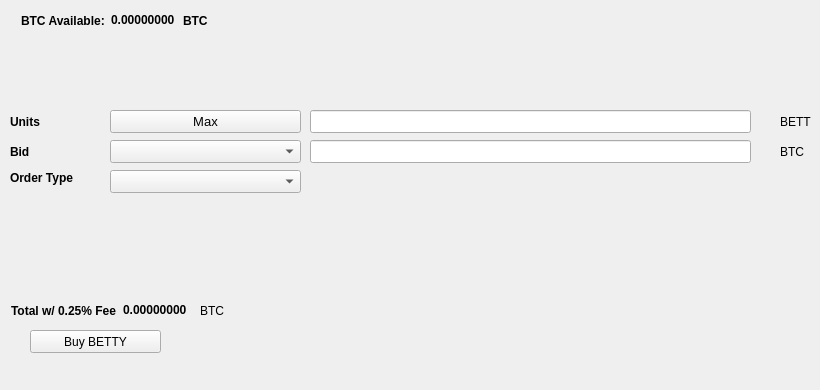
   <widget class="QWidget" name="BuyTab">
    <attribute name="title">
     <string>Buy</string>
    </attribute>
    <widget class="QPushButton" name="BuyBETTY">
     <property name="geometry">
      <rect>
       <x>30</x>
       <y>330</y>
       <width>131</width>
       <height>23</height>
      </rect>
     </property>
     <property name="text">
      <string>Buy BETTY</string>
     </property>
     <property name="icon">
      <iconset resource="../pivx.qrc">
       <normaloff>:/icons/bitcoin</normaloff>:/icons/bitcoin</iconset>
     </property>
    </widget>
    <widget class="QLabel" name="label_3">
     <property name="geometry">
      <rect>
       <x>10</x>
       <y>110</y>
       <width>46</width>
       <height>23</height>
      </rect>
     </property>
     <property name="font">
      <font>
       <weight>75</weight>
       <bold>true</bold>
      </font>
     </property>
     <property name="text">
      <string>Units</string>
     </property>
    </widget>
    <widget class="QLineEdit" name="UnitsInput">
     <property name="geometry">
      <rect>
       <x>310</x>
       <y>110</y>
       <width>441</width>
       <height>23</height>
      </rect>
     </property>
     <property name="font">
      <font>
       <pointsize>9</pointsize>
       <weight>75</weight>
       <bold>true</bold>
      </font>
     </property>
    </widget>
    <widget class="QLineEdit" name="BuyBidPriceEdit">
     <property name="geometry">
      <rect>
       <x>310</x>
       <y>140</y>
       <width>441</width>
       <height>23</height>
      </rect>
     </property>
     <property name="font">
      <font>
       <pointsize>9</pointsize>
       <weight>75</weight>
       <bold>true</bold>
      </font>
     </property>
    </widget>
    <widget class="QLabel" name="label_4">
     <property name="geometry">
      <rect>
       <x>780</x>
       <y>110</y>
       <width>31</width>
       <height>23</height>
      </rect>
     </property>
     <property name="text">
      <string>BETTY</string>
     </property>
    </widget>
    <widget class="QLabel" name="label_5">
     <property name="geometry">
      <rect>
       <x>780</x>
       <y>140</y>
       <width>31</width>
       <height>23</height>
      </rect>
     </property>
     <property name="text">
      <string>BTC</string>
     </property>
    </widget>
    <widget class="QLabel" name="label_6">
     <property name="geometry">
      <rect>
       <x>10</x>
       <y>140</y>
       <width>46</width>
       <height>23</height>
      </rect>
     </property>
     <property name="font">
      <font>
       <weight>75</weight>
       <bold>true</bold>
      </font>
     </property>
     <property name="text">
      <string>Bid</string>
     </property>
    </widget>
    <widget class="QLabel" name="label_7">
     <property name="geometry">
      <rect>
       <x>10</x>
       <y>170</y>
       <width>91</width>
       <height>16</height>
      </rect>
     </property>
     <property name="font">
      <font>
       <weight>75</weight>
       <bold>true</bold>
      </font>
     </property>
     <property name="text">
      <string>Order Type</string>
     </property>
    </widget>
    <widget class="QPushButton" name="Buy_Max_Amount">
     <property name="geometry">
      <rect>
       <x>110</x>
       <y>110</y>
       <width>191</width>
       <height>23</height>
      </rect>
     </property>
     <property name="font">
      <font>
       <pointsize>10</pointsize>
      </font>
     </property>
     <property name="text">
      <string>Max</string>
     </property>
    </widget>
    <widget class="QComboBox" name="BuyBidcomboBox">
     <property name="geometry">
      <rect>
       <x>110</x>
       <y>140</y>
       <width>191</width>
       <height>23</height>
      </rect>
     </property>
     <property name="font">
      <font>
       <pointsize>10</pointsize>
      </font>
     </property>
    </widget>
    <widget class="QComboBox" name="buyOrdertypeCombo">
     <property name="geometry">
      <rect>
       <x>110</x>
       <y>170</y>
       <width>191</width>
       <height>23</height>
      </rect>
     </property>
     <property name="font">
      <font>
       <pointsize>10</pointsize>
      </font>
     </property>
    </widget>
    <widget class="QWidget" name="layoutWidget1">
     <property name="geometry">
      <rect>
       <x>21</x>
       <y>11</y>
       <width>227</width>
       <height>19</height>
      </rect>
     </property>
     <layout class="QHBoxLayout" name="horizontalLayout_3">
      <item>
       <widget class="QLabel" name="label232">
        <property name="font">
         <font>
          <weight>75</weight>
          <bold>true</bold>
         </font>
        </property>
        <property name="text">
         <string>BTC Available:</string>
        </property>
       </widget>
      </item>
      <item>
       <widget class="QLabel" name="BtcAvailableLbl">
        <property name="palette">
         <palette>
          <active>
           <colorrole role="WindowText">
            <brush brushstyle="SolidPattern">
             <color alpha="255">
              <red>0</red>
              <green>0</green>
              <blue>0</blue>
             </color>
            </brush>
           </colorrole>
           <colorrole role="Button">
            <brush brushstyle="SolidPattern">
             <color alpha="255">
              <red>0</red>
              <green>170</green>
              <blue>0</blue>
             </color>
            </brush>
           </colorrole>
           <colorrole role="Light">
            <brush brushstyle="SolidPattern">
             <color alpha="255">
              <red>0</red>
              <green>255</green>
              <blue>0</blue>
             </color>
            </brush>
           </colorrole>
           <colorrole role="Midlight">
            <brush brushstyle="SolidPattern">
             <color alpha="255">
              <red>0</red>
              <green>212</green>
              <blue>0</blue>
             </color>
            </brush>
           </colorrole>
           <colorrole role="Dark">
            <brush brushstyle="SolidPattern">
             <color alpha="255">
              <red>0</red>
              <green>85</green>
              <blue>0</blue>
             </color>
            </brush>
           </colorrole>
           <colorrole role="Mid">
            <brush brushstyle="SolidPattern">
             <color alpha="255">
              <red>0</red>
              <green>113</green>
              <blue>0</blue>
             </color>
            </brush>
           </colorrole>
           <colorrole role="Text">
            <brush brushstyle="SolidPattern">
             <color alpha="255">
              <red>0</red>
              <green>170</green>
              <blue>0</blue>
             </color>
            </brush>
           </colorrole>
           <colorrole role="BrightText">
            <brush brushstyle="SolidPattern">
             <color alpha="255">
              <red>255</red>
              <green>255</green>
              <blue>255</blue>
             </color>
            </brush>
           </colorrole>
           <colorrole role="ButtonText">
            <brush brushstyle="SolidPattern">
             <color alpha="255">
              <red>0</red>
              <green>0</green>
              <blue>0</blue>
             </color>
            </brush>
           </colorrole>
           <colorrole role="Base">
            <brush brushstyle="SolidPattern">
             <color alpha="255">
              <red>255</red>
              <green>255</green>
              <blue>255</blue>
             </color>
            </brush>
           </colorrole>
           <colorrole role="Window">
            <brush brushstyle="SolidPattern">
             <color alpha="255">
              <red>0</red>
              <green>170</green>
              <blue>0</blue>
             </color>
            </brush>
           </colorrole>
           <colorrole role="Shadow">
            <brush brushstyle="SolidPattern">
             <color alpha="255">
              <red>0</red>
              <green>0</green>
              <blue>0</blue>
             </color>
            </brush>
           </colorrole>
           <colorrole role="AlternateBase">
            <brush brushstyle="SolidPattern">
             <color alpha="255">
              <red>127</red>
              <green>212</green>
              <blue>127</blue>
             </color>
            </brush>
           </colorrole>
           <colorrole role="ToolTipBase">
            <brush brushstyle="SolidPattern">
             <color alpha="255">
              <red>255</red>
              <green>255</green>
              <blue>220</blue>
             </color>
            </brush>
           </colorrole>
           <colorrole role="ToolTipText">
            <brush brushstyle="SolidPattern">
             <color alpha="255">
              <red>0</red>
              <green>0</green>
              <blue>0</blue>
             </color>
            </brush>
           </colorrole>
          </active>
          <inactive>
           <colorrole role="WindowText">
            <brush brushstyle="SolidPattern">
             <color alpha="255">
              <red>0</red>
              <green>0</green>
              <blue>0</blue>
             </color>
            </brush>
           </colorrole>
           <colorrole role="Button">
            <brush brushstyle="SolidPattern">
             <color alpha="255">
              <red>0</red>
              <green>170</green>
              <blue>0</blue>
             </color>
            </brush>
           </colorrole>
           <colorrole role="Light">
            <brush brushstyle="SolidPattern">
             <color alpha="255">
              <red>0</red>
              <green>255</green>
              <blue>0</blue>
             </color>
            </brush>
           </colorrole>
           <colorrole role="Midlight">
            <brush brushstyle="SolidPattern">
             <color alpha="255">
              <red>0</red>
              <green>212</green>
              <blue>0</blue>
             </color>
            </brush>
           </colorrole>
           <colorrole role="Dark">
            <brush brushstyle="SolidPattern">
             <color alpha="255">
              <red>0</red>
              <green>85</green>
              <blue>0</blue>
             </color>
            </brush>
           </colorrole>
           <colorrole role="Mid">
            <brush brushstyle="SolidPattern">
             <color alpha="255">
              <red>0</red>
              <green>113</green>
              <blue>0</blue>
             </color>
            </brush>
           </colorrole>
           <colorrole role="Text">
            <brush brushstyle="SolidPattern">
             <color alpha="255">
              <red>0</red>
              <green>170</green>
              <blue>0</blue>
             </color>
            </brush>
           </colorrole>
           <colorrole role="BrightText">
            <brush brushstyle="SolidPattern">
             <color alpha="255">
              <red>255</red>
              <green>255</green>
              <blue>255</blue>
             </color>
            </brush>
           </colorrole>
           <colorrole role="ButtonText">
            <brush brushstyle="SolidPattern">
             <color alpha="255">
              <red>0</red>
              <green>0</green>
              <blue>0</blue>
             </color>
            </brush>
           </colorrole>
           <colorrole role="Base">
            <brush brushstyle="SolidPattern">
             <color alpha="255">
              <red>255</red>
              <green>255</green>
              <blue>255</blue>
             </color>
            </brush>
           </colorrole>
           <colorrole role="Window">
            <brush brushstyle="SolidPattern">
             <color alpha="255">
              <red>0</red>
              <green>170</green>
              <blue>0</blue>
             </color>
            </brush>
           </colorrole>
           <colorrole role="Shadow">
            <brush brushstyle="SolidPattern">
             <color alpha="255">
              <red>0</red>
              <green>0</green>
              <blue>0</blue>
             </color>
            </brush>
           </colorrole>
           <colorrole role="AlternateBase">
            <brush brushstyle="SolidPattern">
             <color alpha="255">
              <red>127</red>
              <green>212</green>
              <blue>127</blue>
             </color>
            </brush>
           </colorrole>
           <colorrole role="ToolTipBase">
            <brush brushstyle="SolidPattern">
             <color alpha="255">
              <red>255</red>
              <green>255</green>
              <blue>220</blue>
             </color>
            </brush>
           </colorrole>
           <colorrole role="ToolTipText">
            <brush brushstyle="SolidPattern">
             <color alpha="255">
              <red>0</red>
              <green>0</green>
              <blue>0</blue>
             </color>
            </brush>
           </colorrole>
          </inactive>
          <disabled>
           <colorrole role="WindowText">
            <brush brushstyle="SolidPattern">
             <color alpha="255">
              <red>0</red>
              <green>85</green>
              <blue>0</blue>
             </color>
            </brush>
           </colorrole>
           <colorrole role="Button">
            <brush brushstyle="SolidPattern">
             <color alpha="255">
              <red>0</red>
              <green>170</green>
              <blue>0</blue>
             </color>
            </brush>
           </colorrole>
           <colorrole role="Light">
            <brush brushstyle="SolidPattern">
             <color alpha="255">
              <red>0</red>
              <green>255</green>
              <blue>0</blue>
             </color>
            </brush>
           </colorrole>
           <colorrole role="Midlight">
            <brush brushstyle="SolidPattern">
             <color alpha="255">
              <red>0</red>
              <green>212</green>
              <blue>0</blue>
             </color>
            </brush>
           </colorrole>
           <colorrole role="Dark">
            <brush brushstyle="SolidPattern">
             <color alpha="255">
              <red>0</red>
              <green>85</green>
              <blue>0</blue>
             </color>
            </brush>
           </colorrole>
           <colorrole role="Mid">
            <brush brushstyle="SolidPattern">
             <color alpha="255">
              <red>0</red>
              <green>113</green>
              <blue>0</blue>
             </color>
            </brush>
           </colorrole>
           <colorrole role="Text">
            <brush brushstyle="SolidPattern">
             <color alpha="255">
              <red>0</red>
              <green>85</green>
              <blue>0</blue>
             </color>
            </brush>
           </colorrole>
           <colorrole role="BrightText">
            <brush brushstyle="SolidPattern">
             <color alpha="255">
              <red>255</red>
              <green>255</green>
              <blue>255</blue>
             </color>
            </brush>
           </colorrole>
           <colorrole role="ButtonText">
            <brush brushstyle="SolidPattern">
             <color alpha="255">
              <red>0</red>
              <green>85</green>
              <blue>0</blue>
             </color>
            </brush>
           </colorrole>
           <colorrole role="Base">
            <brush brushstyle="SolidPattern">
             <color alpha="255">
              <red>0</red>
              <green>170</green>
              <blue>0</blue>
             </color>
            </brush>
           </colorrole>
           <colorrole role="Window">
            <brush brushstyle="SolidPattern">
             <color alpha="255">
              <red>0</red>
              <green>170</green>
              <blue>0</blue>
             </color>
            </brush>
           </colorrole>
           <colorrole role="Shadow">
            <brush brushstyle="SolidPattern">
             <color alpha="255">
              <red>0</red>
              <green>0</green>
              <blue>0</blue>
             </color>
            </brush>
           </colorrole>
           <colorrole role="AlternateBase">
            <brush brushstyle="SolidPattern">
             <color alpha="255">
              <red>0</red>
              <green>170</green>
              <blue>0</blue>
             </color>
            </brush>
           </colorrole>
           <colorrole role="ToolTipBase">
            <brush brushstyle="SolidPattern">
             <color alpha="255">
              <red>255</red>
              <green>255</green>
              <blue>220</blue>
             </color>
            </brush>
           </colorrole>
           <colorrole role="ToolTipText">
            <brush brushstyle="SolidPattern">
             <color alpha="255">
              <red>0</red>
              <green>0</green>
              <blue>0</blue>
             </color>
            </brush>
           </colorrole>
          </disabled>
         </palette>
        </property>
        <property name="font">
         <font>
          <weight>75</weight>
          <bold>true</bold>
         </font>
        </property>
        <property name="text">
         <string>0.00000000</string>
        </property>
        <property name="textInteractionFlags">
         <set>Qt::LinksAccessibleByMouse|Qt::TextSelectableByKeyboard|Qt::TextSelectableByMouse</set>
        </property>
       </widget>
      </item>
      <item>
       <widget class="QLabel" name="BtcAvailableLbl_2">
        <property name="font">
         <font>
          <weight>75</weight>
          <bold>true</bold>
         </font>
        </property>
        <property name="text">
         <string>BTC</string>
        </property>
       </widget>
      </item>
     </layout>
    </widget>
    <widget class="QWidget" name="layoutWidge2">
     <property name="geometry">
      <rect>
       <x>11</x>
       <y>301</y>
       <width>259</width>
       <height>19</height>
      </rect>
     </property>
     <layout class="QHBoxLayout" name="horizontalLayout_4">
      <item>
       <widget class="QLabel" name="label_9">
        <property name="font">
         <font>
          <weight>75</weight>
          <bold>true</bold>
         </font>
        </property>
        <property name="text">
         <string>Total w/ 0.25% Fee</string>
        </property>
       </widget>
      </item>
      <item>
       <widget class="QLabel" name="BuyCostLabel">
        <property name="palette">
         <palette>
          <active>
           <colorrole role="WindowText">
            <brush brushstyle="SolidPattern">
             <color alpha="255">
              <red>0</red>
              <green>0</green>
              <blue>0</blue>
             </color>
            </brush>
           </colorrole>
           <colorrole role="Button">
            <brush brushstyle="SolidPattern">
             <color alpha="255">
              <red>0</red>
              <green>170</green>
              <blue>0</blue>
             </color>
            </brush>
           </colorrole>
           <colorrole role="Light">
            <brush brushstyle="SolidPattern">
             <color alpha="255">
              <red>0</red>
              <green>255</green>
              <blue>0</blue>
             </color>
            </brush>
           </colorrole>
           <colorrole role="Midlight">
            <brush brushstyle="SolidPattern">
             <color alpha="255">
              <red>0</red>
              <green>212</green>
              <blue>0</blue>
             </color>
            </brush>
           </colorrole>
           <colorrole role="Dark">
            <brush brushstyle="SolidPattern">
             <color alpha="255">
              <red>0</red>
              <green>85</green>
              <blue>0</blue>
             </color>
            </brush>
           </colorrole>
           <colorrole role="Mid">
            <brush brushstyle="SolidPattern">
             <color alpha="255">
              <red>0</red>
              <green>113</green>
              <blue>0</blue>
             </color>
            </brush>
           </colorrole>
           <colorrole role="Text">
            <brush brushstyle="SolidPattern">
             <color alpha="255">
              <red>0</red>
              <green>170</green>
              <blue>0</blue>
             </color>
            </brush>
           </colorrole>
           <colorrole role="BrightText">
            <brush brushstyle="SolidPattern">
             <color alpha="255">
              <red>255</red>
              <green>255</green>
              <blue>255</blue>
             </color>
            </brush>
           </colorrole>
           <colorrole role="ButtonText">
            <brush brushstyle="SolidPattern">
             <color alpha="255">
              <red>0</red>
              <green>0</green>
              <blue>0</blue>
             </color>
            </brush>
           </colorrole>
           <colorrole role="Base">
            <brush brushstyle="SolidPattern">
             <color alpha="255">
              <red>255</red>
              <green>255</green>
              <blue>255</blue>
             </color>
            </brush>
           </colorrole>
           <colorrole role="Window">
            <brush brushstyle="SolidPattern">
             <color alpha="255">
              <red>0</red>
              <green>170</green>
              <blue>0</blue>
             </color>
            </brush>
           </colorrole>
           <colorrole role="Shadow">
            <brush brushstyle="SolidPattern">
             <color alpha="255">
              <red>0</red>
              <green>0</green>
              <blue>0</blue>
             </color>
            </brush>
           </colorrole>
           <colorrole role="AlternateBase">
            <brush brushstyle="SolidPattern">
             <color alpha="255">
              <red>127</red>
              <green>212</green>
              <blue>127</blue>
             </color>
            </brush>
           </colorrole>
           <colorrole role="ToolTipBase">
            <brush brushstyle="SolidPattern">
             <color alpha="255">
              <red>255</red>
              <green>255</green>
              <blue>220</blue>
             </color>
            </brush>
           </colorrole>
           <colorrole role="ToolTipText">
            <brush brushstyle="SolidPattern">
             <color alpha="255">
              <red>0</red>
              <green>0</green>
              <blue>0</blue>
             </color>
            </brush>
           </colorrole>
          </active>
          <inactive>
           <colorrole role="WindowText">
            <brush brushstyle="SolidPattern">
             <color alpha="255">
              <red>0</red>
              <green>0</green>
              <blue>0</blue>
             </color>
            </brush>
           </colorrole>
           <colorrole role="Button">
            <brush brushstyle="SolidPattern">
             <color alpha="255">
              <red>0</red>
              <green>170</green>
              <blue>0</blue>
             </color>
            </brush>
           </colorrole>
           <colorrole role="Light">
            <brush brushstyle="SolidPattern">
             <color alpha="255">
              <red>0</red>
              <green>255</green>
              <blue>0</blue>
             </color>
            </brush>
           </colorrole>
           <colorrole role="Midlight">
            <brush brushstyle="SolidPattern">
             <color alpha="255">
              <red>0</red>
              <green>212</green>
              <blue>0</blue>
             </color>
            </brush>
           </colorrole>
           <colorrole role="Dark">
            <brush brushstyle="SolidPattern">
             <color alpha="255">
              <red>0</red>
              <green>85</green>
              <blue>0</blue>
             </color>
            </brush>
           </colorrole>
           <colorrole role="Mid">
            <brush brushstyle="SolidPattern">
             <color alpha="255">
              <red>0</red>
              <green>113</green>
              <blue>0</blue>
             </color>
            </brush>
           </colorrole>
           <colorrole role="Text">
            <brush brushstyle="SolidPattern">
             <color alpha="255">
              <red>0</red>
              <green>170</green>
              <blue>0</blue>
             </color>
            </brush>
           </colorrole>
           <colorrole role="BrightText">
            <brush brushstyle="SolidPattern">
             <color alpha="255">
              <red>255</red>
              <green>255</green>
              <blue>255</blue>
             </color>
            </brush>
           </colorrole>
           <colorrole role="ButtonText">
            <brush brushstyle="SolidPattern">
             <color alpha="255">
              <red>0</red>
              <green>0</green>
              <blue>0</blue>
             </color>
            </brush>
           </colorrole>
           <colorrole role="Base">
            <brush brushstyle="SolidPattern">
             <color alpha="255">
              <red>255</red>
              <green>255</green>
              <blue>255</blue>
             </color>
            </brush>
           </colorrole>
           <colorrole role="Window">
            <brush brushstyle="SolidPattern">
             <color alpha="255">
              <red>0</red>
              <green>170</green>
              <blue>0</blue>
             </color>
            </brush>
           </colorrole>
           <colorrole role="Shadow">
            <brush brushstyle="SolidPattern">
             <color alpha="255">
              <red>0</red>
              <green>0</green>
              <blue>0</blue>
             </color>
            </brush>
           </colorrole>
           <colorrole role="AlternateBase">
            <brush brushstyle="SolidPattern">
             <color alpha="255">
              <red>127</red>
              <green>212</green>
              <blue>127</blue>
             </color>
            </brush>
           </colorrole>
           <colorrole role="ToolTipBase">
            <brush brushstyle="SolidPattern">
             <color alpha="255">
              <red>255</red>
              <green>255</green>
              <blue>220</blue>
             </color>
            </brush>
           </colorrole>
           <colorrole role="ToolTipText">
            <brush brushstyle="SolidPattern">
             <color alpha="255">
              <red>0</red>
              <green>0</green>
              <blue>0</blue>
             </color>
            </brush>
           </colorrole>
          </inactive>
          <disabled>
           <colorrole role="WindowText">
            <brush brushstyle="SolidPattern">
             <color alpha="255">
              <red>0</red>
              <green>85</green>
              <blue>0</blue>
             </color>
            </brush>
           </colorrole>
           <colorrole role="Button">
            <brush brushstyle="SolidPattern">
             <color alpha="255">
              <red>0</red>
              <green>170</green>
              <blue>0</blue>
             </color>
            </brush>
           </colorrole>
           <colorrole role="Light">
            <brush brushstyle="SolidPattern">
             <color alpha="255">
              <red>0</red>
              <green>255</green>
              <blue>0</blue>
             </color>
            </brush>
           </colorrole>
           <colorrole role="Midlight">
            <brush brushstyle="SolidPattern">
             <color alpha="255">
              <red>0</red>
              <green>212</green>
              <blue>0</blue>
             </color>
            </brush>
           </colorrole>
           <colorrole role="Dark">
            <brush brushstyle="SolidPattern">
             <color alpha="255">
              <red>0</red>
              <green>85</green>
              <blue>0</blue>
             </color>
            </brush>
           </colorrole>
           <colorrole role="Mid">
            <brush brushstyle="SolidPattern">
             <color alpha="255">
              <red>0</red>
              <green>113</green>
              <blue>0</blue>
             </color>
            </brush>
           </colorrole>
           <colorrole role="Text">
            <brush brushstyle="SolidPattern">
             <color alpha="255">
              <red>0</red>
              <green>85</green>
              <blue>0</blue>
             </color>
            </brush>
           </colorrole>
           <colorrole role="BrightText">
            <brush brushstyle="SolidPattern">
             <color alpha="255">
              <red>255</red>
              <green>255</green>
              <blue>255</blue>
             </color>
            </brush>
           </colorrole>
           <colorrole role="ButtonText">
            <brush brushstyle="SolidPattern">
             <color alpha="255">
              <red>0</red>
              <green>85</green>
              <blue>0</blue>
             </color>
            </brush>
           </colorrole>
           <colorrole role="Base">
            <brush brushstyle="SolidPattern">
             <color alpha="255">
              <red>0</red>
              <green>170</green>
              <blue>0</blue>
             </color>
            </brush>
           </colorrole>
           <colorrole role="Window">
            <brush brushstyle="SolidPattern">
             <color alpha="255">
              <red>0</red>
              <green>170</green>
              <blue>0</blue>
             </color>
            </brush>
           </colorrole>
           <colorrole role="Shadow">
            <brush brushstyle="SolidPattern">
             <color alpha="255">
              <red>0</red>
              <green>0</green>
              <blue>0</blue>
             </color>
            </brush>
           </colorrole>
           <colorrole role="AlternateBase">
            <brush brushstyle="SolidPattern">
             <color alpha="255">
              <red>0</red>
              <green>170</green>
              <blue>0</blue>
             </color>
            </brush>
           </colorrole>
           <colorrole role="ToolTipBase">
            <brush brushstyle="SolidPattern">
             <color alpha="255">
              <red>255</red>
              <green>255</green>
              <blue>220</blue>
             </color>
            </brush>
           </colorrole>
           <colorrole role="ToolTipText">
            <brush brushstyle="SolidPattern">
             <color alpha="255">
              <red>0</red>
              <green>0</green>
              <blue>0</blue>
             </color>
            </brush>
           </colorrole>
          </disabled>
         </palette>
        </property>
        <property name="font">
         <font>
          <weight>75</weight>
          <bold>true</bold>
         </font>
        </property>
        <property name="autoFillBackground">
         <bool>false</bool>
        </property>
        <property name="text">
         <string>0.00000000</string>
        </property>
        <property name="textInteractionFlags">
         <set>Qt::LinksAccessibleByMouse|Qt::TextSelectableByMouse</set>
        </property>
       </widget>
      </item>
      <item>
       <widget class="QLabel" name="label_10">
        <property name="font">
         <font>
          <weight>50</weight>
          <bold>false</bold>
         </font>
        </property>
        <property name="text">
         <string>BTC</string>
        </property>
       </widget>
      </item>
     </layout>
    </widget>
    <widget class="QLabel" name="label_24">
     <property name="geometry">
      <rect>
       <x>460</x>
       <y>300</y>
       <width>281</width>
       <height>81</height>
      </rect>
     </property>
     <property name="text">
      <string/>
     </property>
     <property name="pixmap">
      <pixmap>:/images/bittrex</pixmap>
     </property>
    </widget>
   </widget>
